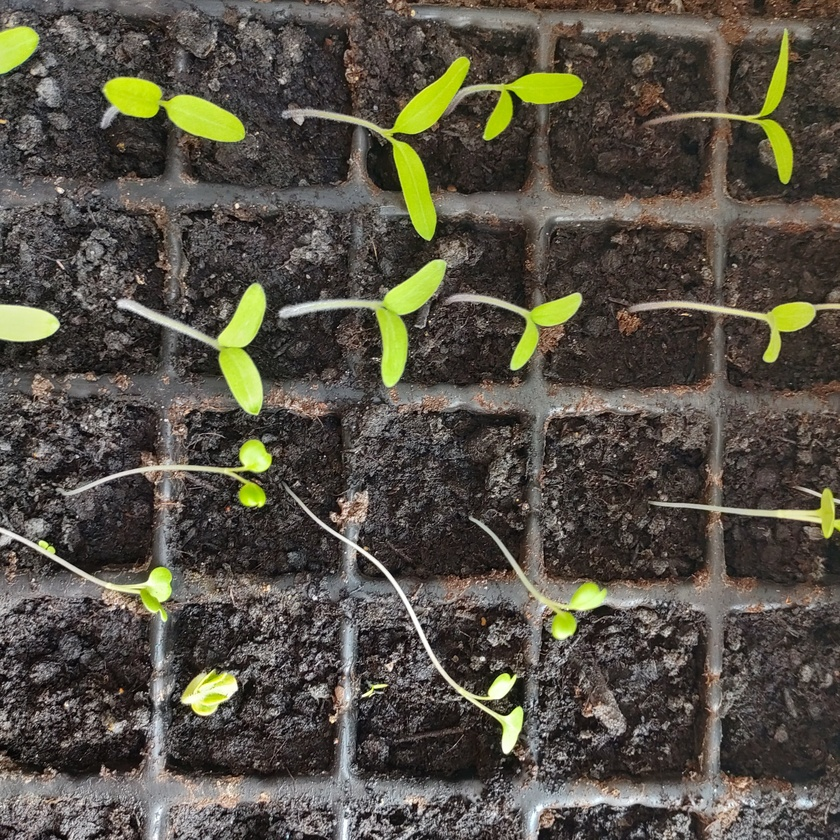
#> input picture testing/exampleImages/closeup.jpg, 840 x 840 px, shrunk from 2000 x 2001 before the run
$ jupyter execute figures.ipynb
#> lines starting #> are read from the running program, lines starting #| are printed output that depends on the picture; after the words box and inside, x2 and y2 are one past the last pixel; in counts of white or black regions, pixels touching at a corner belong together
[cell 1]
import numpy as np
import matplotlib.pyplot as plt
import matplotlib.animation as animation
import matplotlib.colors as colors
import scipy.ndimage as ndi
from matplotlib.colors import ListedColormap

[cell 2]
# load the images seedling1 and 2 from the exampleIMages folder
#seedling1 = plt.imread('creative_common_license_images/6190356198_381bd2cc01_b.jpg')
seedling1 = plt.imread('exampleImages/closeup.jpg')
#> seedling1 is the input picture: shape (840, 840, 3); mean R, G, B 86.3, 81.4, 70
# reduce the size to 1/4 of the original
# use interpolation to smooth the image
#seedling1 = ndi.zoom(seedling1, (0.25, 0.25, 1), order=1)

# smooth the image
#sigma = 1.0
#seedling1 = ndi.gaussian_filter(seedling1, sigma=(sigma, sigma, 0))
# remve the alpha channel
seedling1 = seedling1[:,:,:3]

# display the image
plt.imshow(seedling1)

plt.axis('off')
# remove empty space around the image
plt.tight_layout()
# completely remove the space
plt.margins(0)


#plt.savefig(f'figures/Seedlings.jpg', dpi = 200,bbox_inches='tight')
plt.show()

[cell 3]
# grab hsv values from the image
hsv = colors.rgb_to_hsv(seedling1)
#> hsv: shape (840, 840, 3) float32; mean of channels 0, 1, 2 0.2, 0.2, 87.9

h = hsv[:, :, 0]
s = hsv[:, :, 1]
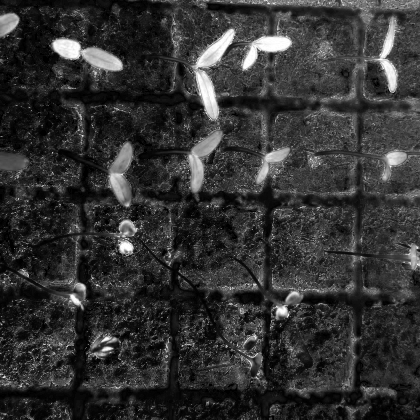
#> s: shape (840, 840) float32 (shown at 1/2 size); min 0, max 1, mean 0.2
v = hsv[:, :, 2]

# save the images to the fugures folder
# use a colorbar, to visualize the values

titles = ["hue", "saturation", "value"]
images = [h, s, v]

for i in range(3):
    # Create subplots
    fig, ax = plt.subplots()

    # use pcolor
    if i == 0:
        im = ax.imshow(images[i], cmap='hsv', vmin=0, vmax=1)
    elif i == 2:
        im = ax.imshow(images[i], vmin=0, vmax=360)
    else:
        im = ax.imshow(images[i], vmin=0, vmax=1)

    # Add colorbar with shrink parameter
    cbar = fig.colorbar(im, orientation="horizontal", ax=ax, pad=0.08, shrink=0.7)
    cbar.set_label(titles[i])

    #remove text
    plt.axis('off')

    # Tight layout
    plt.tight_layout()
    plt.margins(0)
    # Save figure
    #plt.savefig(f'figures/seedling1_{titles[i]}.png', dpi=200,bbox_inches='tight')

    # Show plot
    plt.show()

# also save it without the colorbar

for i in range(3):
    # use pcolor
    plt.figure()
    if i == 0:
        plt.imshow(images[i], cmap='hsv', vmin=0, vmax=1)
    elif i == 2:
        plt.imshow(images[i], vmin=0, vmax=360)
    else:
        plt.imshow(images[i], vmin=0, vmax=1)
        # make the colorbar smaller than the image height

    #plt.title(titles[i])
    plt.axis('off')
    # remove empty space around the image
    plt.tight_layout()
    # completely remove the space
    plt.margins(0)


    #plt.savefig(f'figures/seedling1_{titles[i]}_no_colorbar.png', dpi = 200,bbox_inches='tight')
    plt.show()

[cell 4]
threshold_h_lower = 57/360
threshold_h_upper = 170/360
threshold_s_lower = 0.20
threshold_s_upper = 1.0
threshold_v_lower = 60
threshold_v_upper = 360

# display the same 3 images but apply the thresholds

# hue, apply the thresholds
fig, ax = plt.subplots()

h_masked = np.ma.masked_where((h < threshold_h_lower) | (h > threshold_h_upper), h)
# make nan black
cmap = plt.cm.hsv
cmap = ListedColormap(cmap(np.linspace(threshold_h_lower, threshold_h_upper, 256)))
im = ax.imshow(h_masked, cmap=cmap)

cbar = fig.colorbar(im, orientation="horizontal", ax=ax, pad=0.08, shrink=0.7)

cbar.set_label('hue')

plt.tight_layout()
plt.axis('off')
#plt.savefig('figures/seedling1_hue_masked.png', dpi = 200,bbox_inches='tight')


# saturation, apply the thresholds
fig, ax = plt.subplots()
s_masked = np.ma.masked_where((s < threshold_s_lower) | (s > threshold_s_upper), s)
# make a new color map only in the valid range of the hue
cmap = plt.cm.viridis
cmap = ListedColormap(cmap(np.linspace(threshold_s_lower, threshold_s_upper, 256)))
im = ax.imshow(s_masked, cmap=cmap)
cbar = fig.colorbar(im, orientation="horizontal", ax=ax, pad=0.08, shrink=0.7)
cbar.set_label('saturation')

plt.tight_layout()
plt.axis('off')
#plt.savefig('figures/seedling1_saturation_masked.png', dpi = 200,bbox_inches='tight')


# value, apply the thresholds
fig, ax = plt.subplots()
# only apply the threshold to the value
v_masked = np.ma.masked_where((v < threshold_v_lower) | (v > threshold_v_upper), v)

# make a new color map only in the valid range of the hue
cmap = plt.cm.viridis
cmap = ListedColormap(cmap(np.linspace(threshold_v_lower/360, threshold_v_upper/360, 100)))
im = ax.imshow(v_masked, cmap=cmap, vmin= threshold_v_lower, vmax=threshold_v_upper)

cbar = fig.colorbar(im, orientation="horizontal", ax=ax, pad=0.08, shrink=0.7)
cbar.set_label('value')

plt.tight_layout()
plt.axis('off')
#plt.savefig('figures/seedling1_value_masked.png', dpi = 200,bbox_inches='tight')
plt.show()

[cell 5]
# succesifly apply the thresholds to the image

# create a mask for the hue
h_mask = (h > threshold_h_lower) & (h < threshold_h_upper)
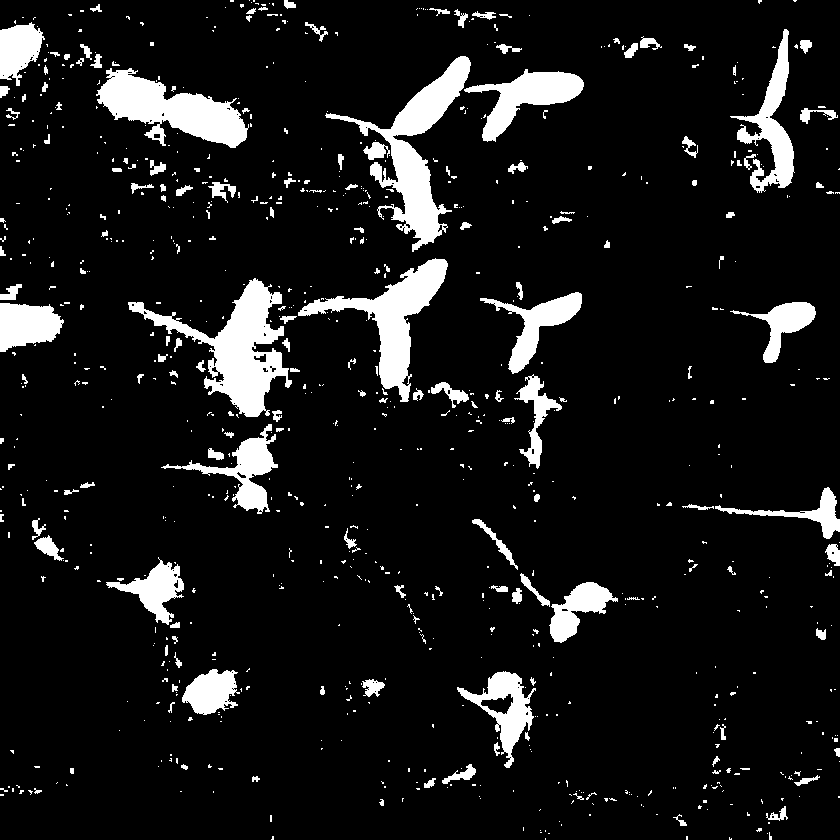
#> h_mask: shape (840, 840) bool; 9.5% white; 838 white regions (673 under 20 px), largest, box (x1, y1, x2, y2) and area: (128, 278, 292, 417) 7242, (325, 56, 471, 252) 6968, (96, 68, 249, 148) 5936
v_mask = (v > threshold_v_lower) & (v < threshold_v_upper)
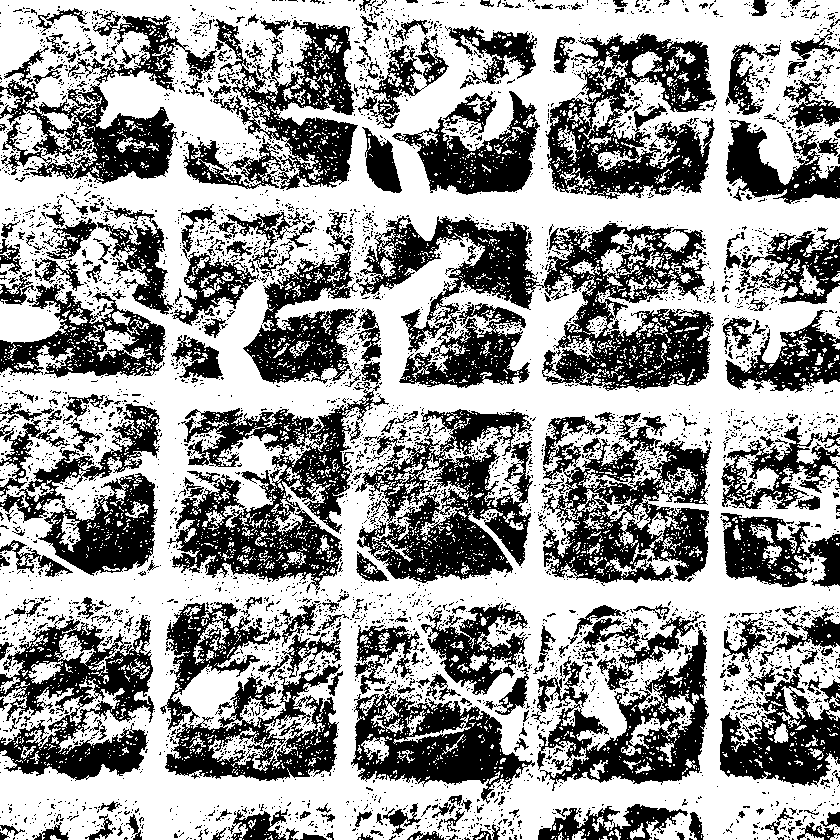
#> v_mask: shape (840, 840) bool; 60.2% white; 4690 black regions (4340 under 20 px), largest, box (x1, y1, x2, y2) and area: (356, 216, 714, 391) 27657, (167, 389, 389, 593) 16298, (355, 409, 533, 583) 14763
s_mask = (s > threshold_s_lower) & (s < threshold_s_upper)
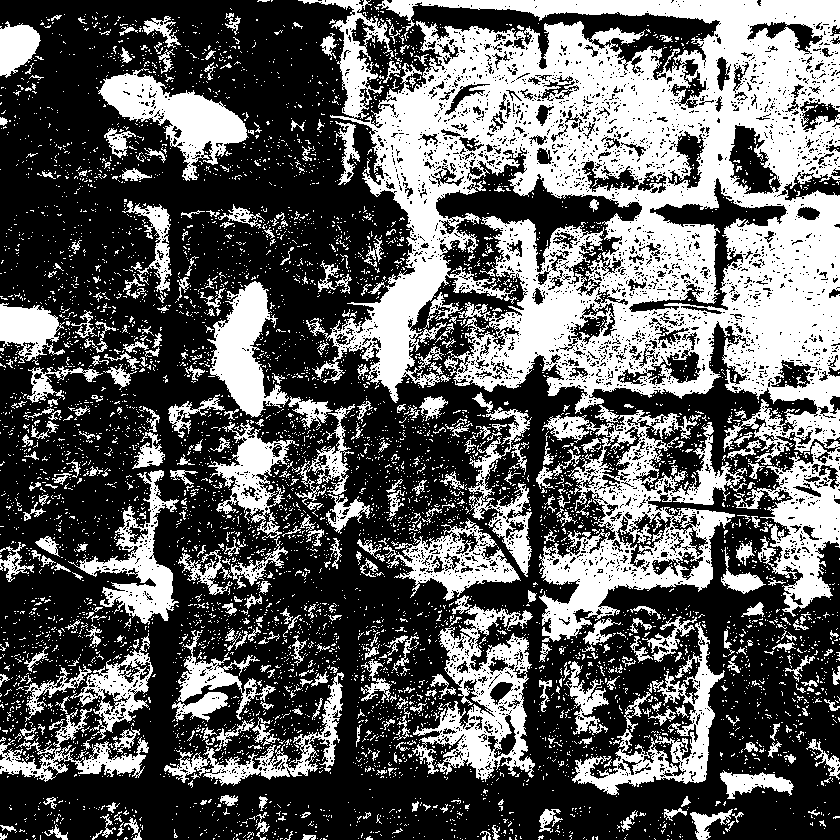
#> s_mask: shape (840, 840) bool; 37.5% white; 6336 white regions (5925 under 20 px), largest, box (x1, y1, x2, y2) and area: (298, 0, 840, 617) 134844, (539, 410, 747, 642) 17272, (412, 604, 535, 782) 8778

# combine the masks successively
plt.figure()
mask = h_mask & v_mask & s_mask
#> mask: shape (840, 840) bool; 5.4% white; 62 white regions (40 under 20 px), largest, box (x1, y1, x2, y2) and area: (330, 56, 471, 241) 5122, (101, 75, 247, 144) 4666, (207, 282, 267, 417) 4147
# true is white, false is black
plt.imshow(mask, cmap='gray', interpolation='none')

plt.axis('off')
#plt.savefig('figures/seedling1_mask.png', dpi = 200,bbox_inches='tight')
plt.show()

[cell 6]
# apply this mask to the original image, black out the false values

plt.figure()
seedling1_masked = np.copy(seedling1)
seedling1_masked[~mask] = 0
plt.imshow(seedling1_masked)
plt.axis('off')
#plt.savefig('figures/seedling1_masked.png', dpi = 200,bbox_inches='tight')
plt.show()

[cell 7]
# dilate and erode the mask to remove small holes and small islands

dilation_iterations = 12
erosion_iterations = 2

# first errode the mask to remove small islands
mask_eroded = ndi.binary_erosion(mask, iterations=erosion_iterations)
#> mask_eroded: shape (840, 840) bool; 3.6% white; 97 white regions (70 under 20 px), largest, box (x1, y1, x2, y2) and area: (216, 284, 265, 415) 3540, (373, 261, 445, 387) 3402, (151, 83, 245, 142) 2471

# display thhe new mask after erosion
plt.figure()
plt.imshow(mask_eroded, cmap='gray', interpolation='none')
plt.axis('off')
#plt.savefig('figures/seedling1_mask_eroded.png', dpi = 200,bbox_inches='tight')
plt.show()

# display the new mask after dilation
mask_dilated = ndi.binary_dilation(mask_eroded, iterations=erosion_iterations)
#> mask_dilated: shape (840, 840) bool; 5% white; 43 white regions (7 under 20 px), largest, box (x1, y1, x2, y2) and area: (377, 56, 471, 241) 4604, (101, 75, 247, 144) 4601, (214, 282, 267, 417) 4102
plt.figure()
plt.imshow(mask_dilated, cmap='gray', interpolation='none')
plt.axis('off')
#plt.savefig('figures/seedling1_mask_dilated_equally as erroded.png', dpi = 200,bbox_inches='tight')
plt.show()

# dilate more to connect islands
mask_dilated = ndi.binary_dilation(mask_dilated, iterations=dilation_iterations - erosion_iterations)
#> mask_dilated: shape (840, 840) bool; 11.3% white; 17 white regions, largest, box (x1, y1, x2, y2) and area: (357, 46, 481, 399) 17091, (91, 65, 257, 154) 8135, (204, 272, 277, 427) 7118

# display the new mask after erosion
plt.figure()
plt.imshow(mask_dilated, cmap='gray', interpolation='none')
plt.axis('off')
#> Out = (-0.5, 839.5, 839.5, -0.5)
#plt.savefig('figures/seedling1_mask_eroded_more.png', dpi = 200,bbox_inches='tight')

[cell 8]
# perform closing to that such that the mask is closed

new_mask = ndi.binary_closing(mask_dilated, iterations=3)
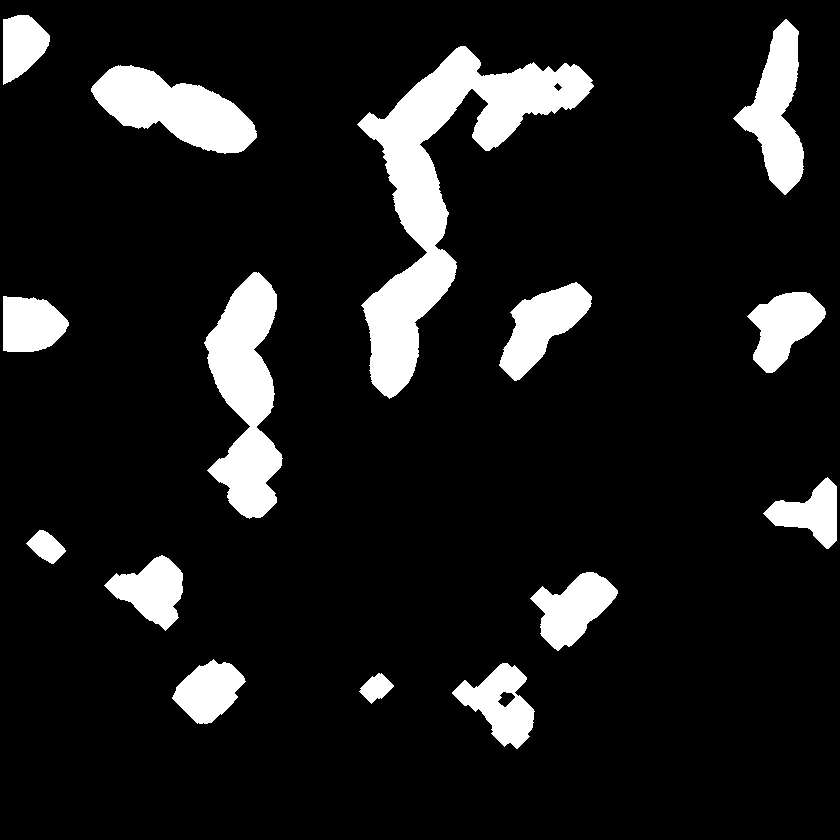
#> new_mask: shape (840, 840) bool; 11.2% white; 15 white regions, largest, box (x1, y1, x2, y2) and area: (357, 46, 594, 399) 23017, (204, 272, 283, 519) 11211, (91, 65, 257, 154) 8135

# display the new mask after closing
plt.figure()
plt.imshow(new_mask, cmap='gray', interpolation='none')
plt.axis('off')
#> Out = (-0.5, 839.5, 839.5, -0.5)

[cell 9]
# try the same with closing
mask_closing = ndi.binary_closing(mask, iterations=erosion_iterations)
#> mask_closing: shape (840, 840) bool; 5.6% white; 27 white regions (7 under 20 px), largest, box (x1, y1, x2, y2) and area: (330, 56, 471, 241) 5515, (101, 75, 247, 144) 4816, (207, 282, 267, 417) 4184
plt.figure()
plt.imshow(mask_closing, cmap='gray', interpolation='none')
plt.axis('off')
#plt.savefig('figures/seedling1_mask_closing_why_argument_for_closing.png', dpi = 200,bbox_inches='tight')
plt.show()

[cell 10]
#ndi.label(mask_dilated)
# label the connected components
mask_labeled, num_labels = ndi.label(mask_dilated)
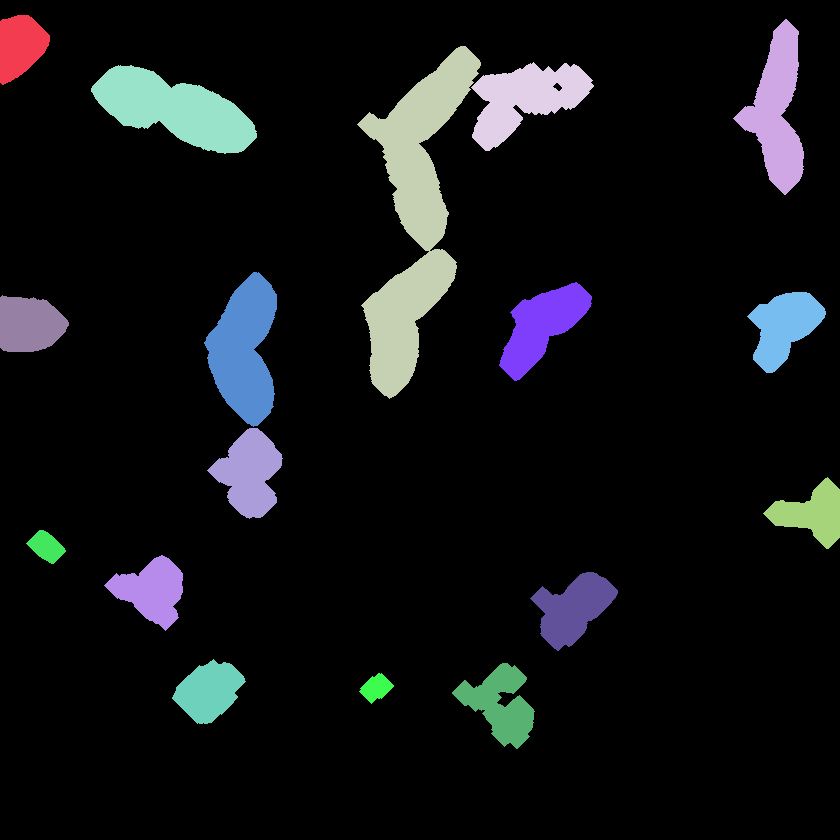
#> mask_labeled: shape (840, 840) int32; 18 distinct labels, from 0 to 17; one colour per label, 0 black
#> num_labels = 17

# display the labeled mask
plt.figure()
# combine tab20a and tab20b to get 40 colors
cmapa = plt.cm.tab20
cmapb = plt.cm.tab20b


cmap = np.vstack((cmapa(np.linspace(0, 1, 20)), cmapb(np.linspace(0, 1, 20))))
#> cmap = 40 rows, first 6: [0.122, 0.467, 0.706, 1], [0.682, 0.78, 0.91, 1], [1, 0.498, 0.0549, 1], [1, 0.733, 0.471, 1], [0.173, 0.627, 0.173, 1], [0.596, 0.875, 0.541, 1]
cmap = np.vstack((cmap, cmapb(np.linspace(0, 1, 20))))
#> cmap = 60 rows, first 6: [0.122, 0.467, 0.706, 1], [0.682, 0.78, 0.91, 1], [1, 0.498, 0.0549, 1], [1, 0.733, 0.471, 1], [0.173, 0.627, 0.173, 1], [0.596, 0.875, 0.541, 1]
cmap = np.vstack((cmap, cmapb(np.linspace(0, 1, 20))))
#> cmap = 80 rows, first 6: [0.122, 0.467, 0.706, 1], [0.682, 0.78, 0.91, 1], [1, 0.498, 0.0549, 1], [1, 0.733, 0.471, 1], [0.173, 0.627, 0.173, 1], [0.596, 0.875, 0.541, 1]
cmap = np.vstack((cmap, cmapb(np.linspace(0, 1, 20))))
#> cmap = 100 rows, first 6: [0.122, 0.467, 0.706, 1], [0.682, 0.78, 0.91, 1], [1, 0.498, 0.0549, 1], [1, 0.733, 0.471, 1], [0.173, 0.627, 0.173, 1], [0.596, 0.875, 0.541, 1]
cmap = np.vstack((cmap, cmapb(np.linspace(0, 1, 20))))
#> cmap = 120 rows, first 6: [0.122, 0.467, 0.706, 1], [0.682, 0.78, 0.91, 1], [1, 0.498, 0.0549, 1], [1, 0.733, 0.471, 1], [0.173, 0.627, 0.173, 1], [0.596, 0.875, 0.541, 1]

tab_40 = ListedColormap(cmap)

plt.imshow(mask_labeled, cmap=tab_40, interpolation='none')
plt.axis('off')
#plt.savefig('figures/seedling1_mask_labeled.png', dpi = 200,bbox_inches='tight')
plt.show()

mask_labeled.max()
#> Out = 17

[cell 11]
# display the original image with the labeled mask
plt.figure()
plt.imshow(seedling1)
plt.imshow(mask_labeled, cmap='tab20', interpolation='none', alpha=0.5)
plt.axis('off')
#plt.savefig('figures/seedling1_mask_labeled_on_image.png', dpi = 200,bbox_inches='tight')
plt.show()

[cell 12]
# find the areas of the initial mask inside the labeled mask and display them as x on the image
plt.figure()
plt.imshow(seedling1)
for i in range(1, num_labels + 1):
    # find the area of the mask
    area = np.sum(mask_labeled == i)
    if area > 0:
        # find the center of mass of the mask
        center = ndi.measurements.center_of_mass(mask_labeled == i)
        plt.scatter(center[1], center[0], s=100, c='r', marker='x')
#> this loop made 17 passes
#> (area, center) on passes 1 to 8: (2463, (45.55, 19.9)), (5944, (110.5, 777)), (17091, (217.2, 414.1)), (5770, (98.11, 524.9)), (8135, (108.9, 174)), (7118, (349.7, 244.1)), (4459, (325.6, 541.5)), (3664, (326, 783.6))
plt.axis('off')
#plt.savefig('figures/seedling1_mask_labeled_on_image_with_x.png', dpi = 200,bbox_inches='tight')
plt.show()
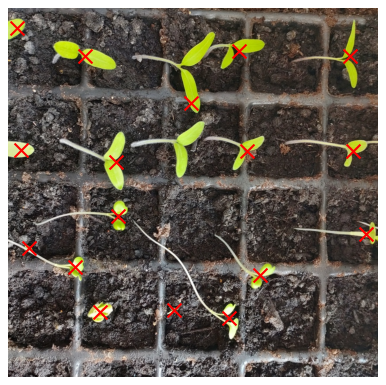
#> figure drawn by matplotlib, 1 panel
